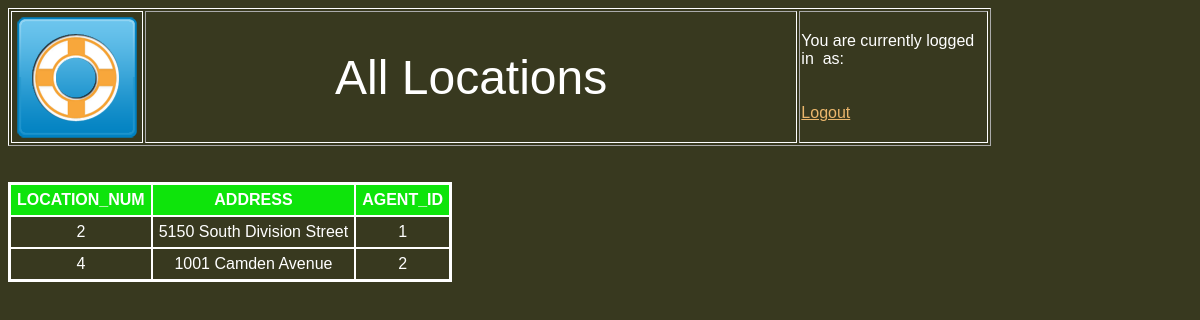
/LocationInformation.php, run on the app's committed database.
### tables this page shows
CREATE TABLE IF NOT EXISTS `LOCATION` (
  `LOCATION_NUM` char(255) NOT NULL,
  `ADDRESS` char(255) DEFAULT NULL,
  `AGENT_ID` char(255) DEFAULT NULL,
  PRIMARY KEY (`LOCATION_NUM`)
);

### LocationInformation.php (the view, shortened to what this page needs)
<html>
<head>
<link rel="stylesheet" href="cany1011.css">
</head>
<table border="1" width="983" height="120">
	<tr>
		<td height="120" width="86" style="border-style: solid; border-width: 1px">
		<a href="http://acadweb1.salisbury.edu/~apnohe/LESI/Home2.php">
		<img border="0" src="Lower%20Shore%20Insurance%20Company%20Logo.png" width="128" height="128"></a></td>
		<td height="120" style="width: 3150px">
		<p align="center"><font size="7">All Locations</font></td>
		<td height="120" width="881">
		You are currently logged in&nbsp; as:<br>
		<br><? echo $_SESSION['valid_user']; ?>
		<br>
		<a href="http://acadweb1.salisbury.edu/~apnohe/LESI/logout.php">Logout</a></td>
	</tr>
</table>
<br><br>
<?
$connection = @mysql_connect ('localhost', 'apnohe', 'o79gmtype');
function linebreak($text="\n") {
    echo nl2br( $text );
}
createDynamicHTMLTable("Location", "SELECT * FROM `LOCATION`", $connection);
function createDynamicHTMLTable($table_name, $sql_query, $link)
{
    $sql_result = mysql_query($sql_query, $link);
    if (($sql_result)||(mysql_errno == 0))
    {
        echo "<DIV>\n";
        echo "<TABLE borderColor=#000000 cellSpacing=0 cellPadding=6 border=2>\n";
        echo "<TBODY>\n";
        if (mysql_num_rows($sql_result)>0)
        {
            $i = 0;
            echo "<TR vAlign=top bgColor=#0EE40B>\n";
            while ($i < mysql_num_fields($sql_result))
            {
                echo "<TH>". mysql_field_name($sql_result, $i) . "</TH>\n";
                $i++;
            }
            echo "</TR>\n";
            while ($rows = mysql_fetch_array($sql_result,MYSQL_ASSOC))
            {
                echo "<TR>\n";
                foreach ($rows as $data)
                {
                    echo "<TD align='center'>". $data . "</TD>\n";
                }
                echo "</TR>\n";
            }
        } else {
            echo "<TR>\n<TD colspan='" . ($i+1) . "'>No Results found!</TD></TR>\n";
        }
        echo "</TBODY>\n</TABLE>\n";
        echo "</DIV>\n";
    } else {
        echo nl2br( sprintf( "Error in running query: %s\n", mysql_error()) );
    }
}
?>
</body>
</html>

### cany1011.css (style rules this page uses)
a:link { color:#EBB66C; }
TABLE { table-border-color-light:#FFFFFF; table-border-color-dark:#FFFFFF; border-color:#FFFFFF; color:#FFFFFF; }
TH { color:#FFFFFF; }
TD { border-color:#FFFFFF; }
TABLE { font-family:Verdana,Arial,Helvetica,sans-serif; font-style:normal; }
TH { font-family:Verdana,Arial,Helvetica,sans-serif; font-style:bold; }

### data on the page
location: LOCATION_NUM "2", ADDRESS "5150 South Division Street", AGENT_ID "1"
location: LOCATION_NUM "4", ADDRESS "1001 Camden Avenue", AGENT_ID "2"

### other printed values
mysql_field_name($sql_result, $i) "LOCATION_NUM"
mysql_field_name($sql_result, $i) "ADDRESS"
mysql_field_name($sql_result, $i) "AGENT_ID"
